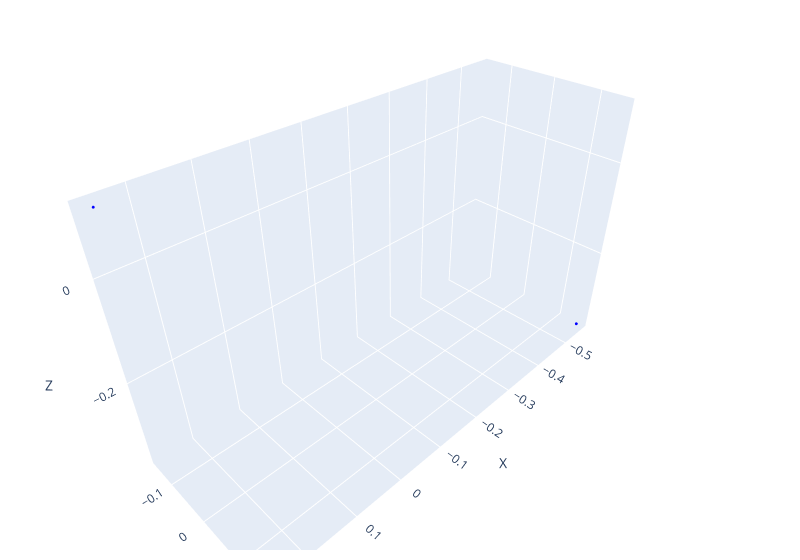
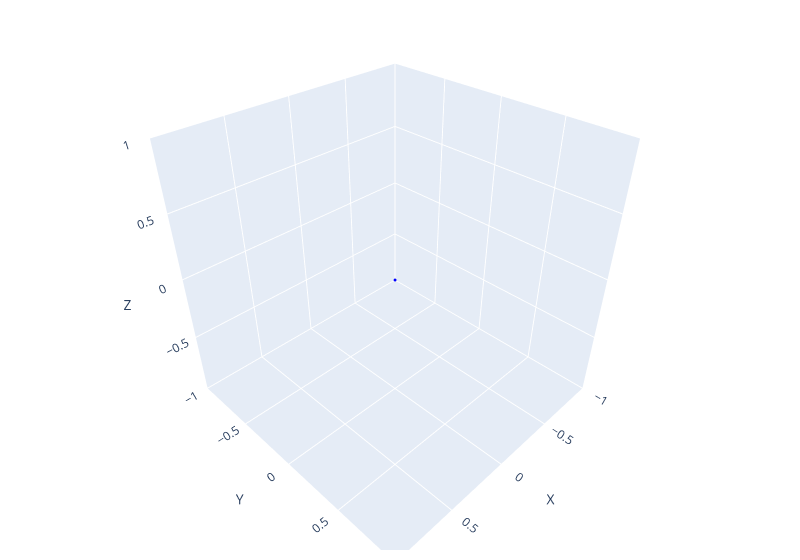

These figures' notebook cell, in order:
### Code cell
# predict points
# Initialize model
POINT_DIM = 3 
hidden_features = 64
latent_dim = 32

model_epoch = 558#386#274
model = DiffusionNetAutoencoder(POINT_DIM, hidden_features, latent_dim)
model.load_state_dict(torch.load(f'models_head/best_model_epoch_{model_epoch}.pth'))
model.eval().to("cpu")

points_to_pred = torch.from_numpy(np.array(pointsOrig1, dtype=np.float32))
# points_to_pred += 10
batch = PointCloudDataset((points_to_pred,), k=6)
pred, hidden = model(batch[0].x, batch[0].edge_index, batch[0].edge_weight)
points = pred.detach().numpy()
# points = points_to_pred
points.shape # (1024, 3)

plot_points(points, 
            # epoch=model_epoch # save html
            )
plot_points(points_to_pred)
pred.shape, hidden.shape # (torch.Size([256, 3]), torch.Size([256, 32])) ??????? 256 = num_points

### Figure 1 — Plotly figure (JSON) as saved in the notebook; plotly's stock layout.template omitted (floating-point values rounded to 4 significant figures; data arrays with more than 128 entries replaced by an {"elided": "..."} marker saying what was removed)
{"data": [{"marker": {"color": "blue", "size": 1}, "mode": "markers", "type": "scatter3d", "x": {"elided": "1024 float values"}, "y": {"elided": "1024 float values"}, "z": {"elided": "1024 float values"}}], "layout": {"margin": {"b": 10, "l": 10, "r": 20, "t": 10}, "scene": {"xaxis": {"title": {"text": "X"}}, "yaxis": {"title": {"text": "Y"}}, "zaxis": {"title": {"text": "Z"}}}, "width": 800}}

### Figure 2 — Plotly figure (JSON) as saved in the notebook; plotly's stock layout.template omitted (floating-point values rounded to 4 significant figures; data arrays with more than 128 entries replaced by an {"elided": "..."} marker saying what was removed)
{"data": [{"marker": {"color": "blue", "size": 1}, "mode": "markers", "type": "scatter3d", "x": {"elided": "1024 int values"}, "y": {"elided": "1024 int values"}, "z": {"elided": "1024 int values"}}], "layout": {"margin": {"b": 10, "l": 10, "r": 20, "t": 10}, "scene": {"xaxis": {"title": {"text": "X"}}, "yaxis": {"title": {"text": "Y"}}, "zaxis": {"title": {"text": "Z"}}}, "width": 800}}
